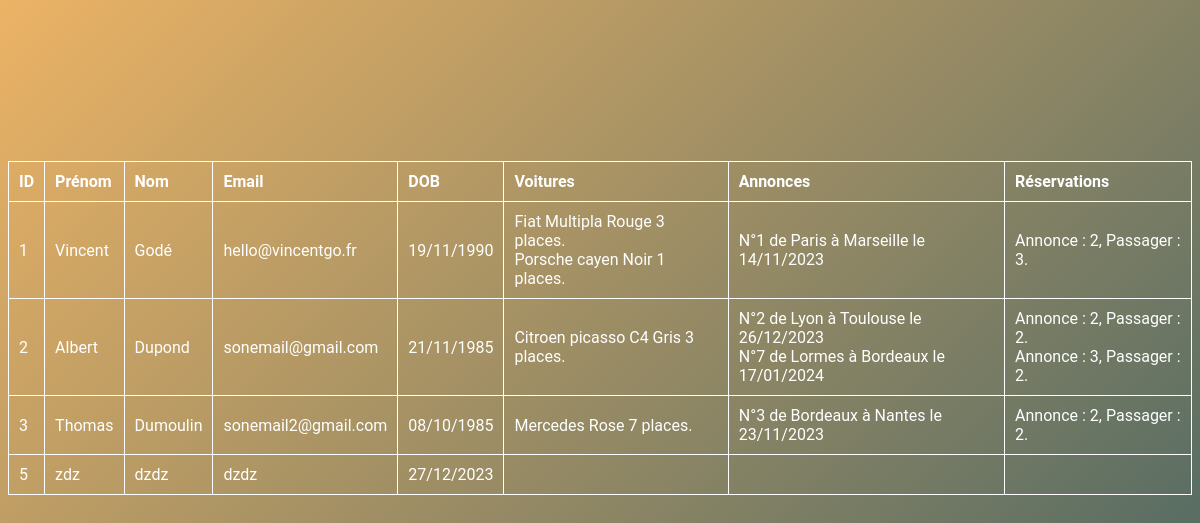
Screenshot of /users_read.php with the database file from the repository.
### tables this page shows
CREATE TABLE `users` (
  `id` int NOT NULL,
  `firstname` varchar(255) NOT NULL,
  `lastname` varchar(255) NOT NULL,
  `email` varchar(255) NOT NULL,
  `birthday` datetime NOT NULL
);

CREATE TABLE `cars` (
  `id` int NOT NULL,
  `carmodel` varchar(255) NOT NULL,
  `color` varchar(255) NOT NULL,
  `capacity` varchar(255) NOT NULL
);

CREATE TABLE `adds` (
  `id` int NOT NULL,
  `driverId` int NOT NULL,
  `carId` int NOT NULL,
  `tripDateAndTime` datetime NOT NULL,
  `tripDepartureCity` varchar(255) NOT NULL,
  `tripArrivalCity` varchar(255) NOT NULL
);

CREATE TABLE `bookings` (
  `id` int NOT NULL,
  `addId` int NOT NULL,
  `passengerId` int NOT NULL
);

### class/Services/DataBaseService.php (called while the page is built, shortened)
<?php
class DataBaseService
{
    private $connection;
    public function __construct()
    {
        try {
            $this->connection = new PDO(
                'mysql:host=' . self::HOST . ';port=' . self::PORT . ';dbname=' . self::DATABASE_NAME,
                self::MYSQL_USER,
                self::MYSQL_PASSWORD
            );
            $this->connection->exec("SET CHARACTER SET utf8");
        } catch (Exception $e) {
            echo 'Erreur : ' . $e->getMessage();
        }
    }
    public function getUsers(): array
    {
        $users = [];
        $sql = 'SELECT * FROM users';
        $query = $this->connection->query($sql);
        $results = $query->fetchAll(PDO::FETCH_ASSOC);
        if (!empty($results)) {
            $users = $results;
        }
        return $users;
    }
    public function getUserCars(string $userId): array
    {
        $userCars = [];
        $data = [
            'userId' => $userId,
        ];
        $sql = '
            SELECT c.*
            FROM cars as c
            LEFT JOIN users_cars as uc ON uc.car_id = c.id
            WHERE uc.user_id = :userId';
        $query = $this->connection->prepare($sql);
        $query->execute($data);
        $results = $query->fetchAll(PDO::FETCH_ASSOC);
        if (!empty($results)) {
            $userCars = $results;
        }
        return $userCars;
    }
    public function getUserBookings(string $userId): array
    {
        $userBookings = [];
        $data = [
            'userId' => $userId,
        ];
        $sql = '
            SELECT b.*
            FROM bookings as b
            LEFT JOIN users_bookings as ub ON ub.booking_id = b.id
            WHERE ub.user_id = :userId';
        $query = $this->connection->prepare($sql);
        $query->execute($data);
        $results = $query->fetchAll(PDO::FETCH_ASSOC);
        if (!empty($results)) {
            $userBookings = $results;
        }
        return $userBookings;
    }
    public function getUserAdds(string $userId): array
    {
        $userAdds = [];
        $data = [
            'userId' => $userId,
        ];
        $sql = '
            SELECT a.*
            FROM adds as a
            LEFT JOIN users_adds as ua ON ua.add_id = a.id
            WHERE ua.user_id = :userId';
        $query = $this->connection->prepare($sql);
        $query->execute($data);
        $results = $query->fetchAll(PDO::FETCH_ASSOC);
        if (!empty($results)) {
            $userAdds = $results;
        }
        return $userAdds;
    }
}

### class/Services/UsersService.php (called while the page is built, shortened)
<?php
class UsersService
{
    public function getUsers(): array
    {
        $users = [];
        $dataBaseService = new DataBaseService();
        $usersDTO = $dataBaseService->getUsers();
        if (!empty($usersDTO)) {
            foreach ($usersDTO as $userDTO) {
                $user = new User();
                $user->setId($userDTO['id']);
                $user->setFirstname($userDTO['firstname']);
                $user->setLastname($userDTO['lastname']);
                $user->setEmail($userDTO['email']);
                $date = new DateTime($userDTO['birthday']);
                if ($date !== false) {
                    $user->setBirthday($date);
                }
                $cars = $this->getUserCars($userDTO['id']);
                $user->setCars($cars);
                $adds = $this->getUserAdds($userDTO['id']);
                $user->setAdds($adds);
                $bookings = $this->getUserBookings($userDTO['id']);
                $user->setBookings($bookings);
                $users[] = $user;
            }
        }
        return $users;
    }
    public function getUserCars(string $userId): array
    {
        $userCars = [];
        $dataBaseService = new DataBaseService();
        $usersCarsDTO = $dataBaseService->getUserCars($userId);
        if (!empty($usersCarsDTO)) {
            foreach ($usersCarsDTO as $userCarDTO) {
                $car = new Car();
                $car->setId($userCarDTO['id']);
                $car->setCarModel($userCarDTO['carmodel']);
                $car->setColor($userCarDTO['color']);
                $car->setCapacity($userCarDTO['capacity']);
                $userCars[] = $car;
            }
        }
        return $userCars;
    }
    public function getUserBookings(string $userId): array
    {
        $userBookings = [];
        $dataBaseService = new DataBaseService();
        $usersBookingsDTO = $dataBaseService->getUserBookings($userId);
        if (!empty($usersBookingsDTO)) {
            foreach ($usersBookingsDTO as $userBookingDTO) {
                $booking = new Booking();
                $booking->setId($userBookingDTO['id']);
                $booking->setaddId($userBookingDTO['addId']);
                $booking->setPassengerId($userBookingDTO['passengerId']);
                $userBookings[] = $booking;
            }
        }
        return $userBookings;
    }
    public function getUserAdds(string $userId): array
    {
        $userAdds = [];
        $dataBaseService = new DataBaseService();
        $usersAddsDTO = $dataBaseService->getUserAdds($userId);
        if (!empty($usersAddsDTO)) {
            foreach ($usersAddsDTO as $userAddDTO) {
                $date = new DateTime($userAddDTO['tripDateAndTime']);
                $add = new Add();
                $add->setId($userAddDTO['id']);
                $add->setDriverId($userAddDTO['driverId']);
                $add->setCarId($userAddDTO['carId']);
                $add->setTripDateAndTime($date);
                $add->setTripDepartureCity($userAddDTO['tripDepartureCity']);
                $add->setTripArrivalCity($userAddDTO['tripArrivalCity']);
                $userAdds[] = $add;
            }
        }
        return $userAdds;
    }
}

### class/Entities/User.php (called while the page is built, shortened)
<?php
class User
{
    public function setCars(array $cars)
    {
        return $this;
    }
    public function setAdds(array $adds)
    {
        return $this;
    }
}

### class/Controllers/UsersController.php (the view, shortened to what this page needs)
<?php
class UsersController
{
    public function getUsers(): string
    {
        $html = '';
        $usersService = new UsersService();
        $users = $usersService->getUsers();
        foreach ($users as $user) {
            $carsHtml = '';
            if (!empty($user->getCars())) {
                foreach ($user->getCars() as $car) {
                    $carsHtml .= $car->getCarModel() . ' ' . $car->getColor() . ' ' . $car->getCapacity() . ' places.<br/>';
                }
            }
            $usersAdds = '';
            if (!empty($user->getAdds())) {
                foreach ($user->getAdds() as $add) {
                    $usersAdds .= 'N°'. $add->getId() . ' de ' . $add->getTripDepartureCity() . ' à ' . $add->getTripArrivalCity() . ' le '. $add->getTripDateAndTime()->format('d/m/Y') .'<br/>';
                }
            }
            $usersBookings = '';
            if (!empty($user->getBookings())) {
                foreach ($user->getBookings() as $booking) {
                    $usersBookings .= 'Annonce : ' . $booking->getAddId() . ', Passager : ' . $booking->getPassengerId() . '.<br/>';
                }
            }
            $html .=
                '<tr>'.
                    '<td>' . $user->getId() . '</td>' .
                    '<td>' . $user->getFirstname() . '</td>' .
                    '<td>' . $user->getLastname() . '</td>' .
                    '<td>' . $user->getEmail() . '</td>' .
                    '<td>' . $user->getBirthday()->format('d/m/Y') . '</td>'.
                    '<td>' . $carsHtml. '</td>'.
                    '<td>' . $usersAdds. '</td>'.
                    '<td>' . $usersBookings. '</td>'.
                '</tr>';
        }
        return $html;
    }
}

### css/form.css (style rules this page uses)
table, th, td { border: 1px solid; border-collapse: collapse; padding: 10px; text-align: left; }

### rows the page displays
users: id "1", firstname "Vincent", lastname "Godé", email "hello@vincentgo.fr"
cars: carmodel "Fiat Multipla", color "Rouge", capacity "3"
cars: carmodel "Porsche cayen", color "Noir", capacity "1"
adds: id "1", tripDepartureCity "Paris", tripArrivalCity "Marseille", format "14/11/2023"
bookings: addId "2", passengerId "3"
users: id "2", firstname "Albert", lastname "Dupond", email "sonemail@gmail.com"
cars: carmodel "Citroen picasso C4", color "Gris", capacity "3"
adds: id "2", tripDepartureCity "Lyon", tripArrivalCity "Toulouse", format "26/12/2023"
adds: id "7", tripDepartureCity "Lormes", tripArrivalCity "Bordeaux", format "17/01/2024"
users: id "3", firstname "Thomas", lastname "Dumoulin", email "sonemail2@gmail.com"
cars: carmodel "Mercedes", color "Rose", capacity "7"
adds: id "3", tripDepartureCity "Bordeaux", tripArrivalCity "Nantes", format "23/11/2023"
users: id "5", firstname "zdz", lastname "dzdz", email "dzdz"

### other values shown
$user->getBirthday()->format('d/m/Y') "19/11/1990 21/11/1985 08/10/1985 27/12/2023"
$booking->getAddId() "2"
$booking->getPassengerId() "2"
$booking->getAddId() "3"
